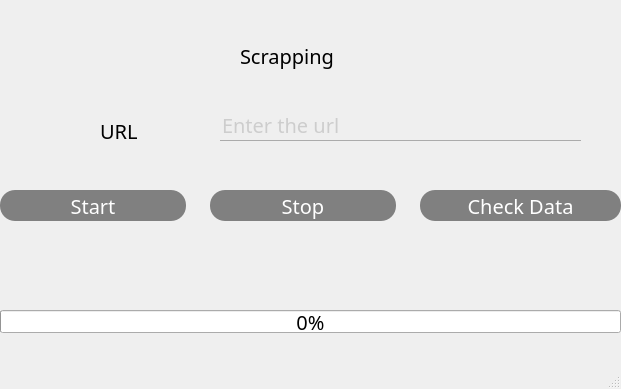
<?xml version="1.0" encoding="UTF-8"?>
<ui version="4.0">
 <class>MainWindow</class>
 <widget class="QMainWindow" name="MainWindow">
  <property name="geometry">
   <rect>
    <x>0</x>
    <y>0</y>
    <width>621</width>
    <height>389</height>
   </rect>
  </property>
  <property name="windowTitle">
   <string>MainWindow</string>
  </property>
  <property name="styleSheet">
   <string notr="true">*{

	font-family:century gothic;
	font-size:20px;
}
QPushButton{
	background:red;
	border-radius:60px
	
}
QToolButton{
	background:#FFF;
	border-radius:30px
	
}

QLabel{
	color:black;
}
QPushButton{
	color:#FFF;
	border-radius:15px;
	
}
QPushButton:hover{
	color:#FFF;
	background-color: rgb(16, 36, 212);
}
QLineEdit{
	background:transparent;
	color:rgb(171, 171, 171);
	border:none;
	border-bottom: 1px solid rgb(171, 171, 171);


}
#pushButton{
	background-color:grey;
}
#pushButton:hover{
	background-color:green;
}
#pushButton_3{
	background-color:grey;
}
#pushButton_3:hover{
	background-color:red
}
#pushButton_2{
	background-color:grey;
}
#pushButton_2:hover{
	background-color:blue;
}</string>
  </property>
  <widget class="QWidget" name="centralwidget">
   <widget class="QLineEdit" name="lineEdit">
    <property name="geometry">
     <rect>
      <x>220</x>
      <y>110</y>
      <width>361</width>
      <height>31</height>
     </rect>
    </property>
    <property name="placeholderText">
     <string>Enter the url</string>
    </property>
   </widget>
   <widget class="QLabel" name="label">
    <property name="geometry">
     <rect>
      <x>100</x>
      <y>120</y>
      <width>51</width>
      <height>21</height>
     </rect>
    </property>
    <property name="text">
     <string>URL</string>
    </property>
   </widget>
   <widget class="QLabel" name="label_2">
    <property name="geometry">
     <rect>
      <x>240</x>
      <y>40</y>
      <width>141</width>
      <height>31</height>
     </rect>
    </property>
    <property name="font">
     <font>
      <family>century gothic</family>
      <pointsize>-1</pointsize>
     </font>
    </property>
    <property name="styleSheet">
     <string notr="true"/>
    </property>
    <property name="text">
     <string>Scrapping</string>
    </property>
   </widget>
   <widget class="QPushButton" name="pushButton">
    <property name="geometry">
     <rect>
      <x>0</x>
      <y>190</y>
      <width>186</width>
      <height>31</height>
     </rect>
    </property>
    <property name="font">
     <font>
      <family>century gothic</family>
      <pointsize>-1</pointsize>
     </font>
    </property>
    <property name="styleSheet">
     <string notr="true"/>
    </property>
    <property name="text">
     <string>Start</string>
    </property>
   </widget>
   <widget class="QPushButton" name="pushButton_2">
    <property name="geometry">
     <rect>
      <x>420</x>
      <y>190</y>
      <width>201</width>
      <height>31</height>
     </rect>
    </property>
    <property name="styleSheet">
     <string notr="true"/>
    </property>
    <property name="text">
     <string>Check Data</string>
    </property>
   </widget>
   <widget class="QPushButton" name="pushButton_3">
    <property name="geometry">
     <rect>
      <x>210</x>
      <y>190</y>
      <width>186</width>
      <height>31</height>
     </rect>
    </property>
    <property name="styleSheet">
     <string notr="true"/>
    </property>
    <property name="text">
     <string>Stop</string>
    </property>
   </widget>
   <widget class="QProgressBar" name="progressBar">
    <property name="geometry">
     <rect>
      <x>0</x>
      <y>310</y>
      <width>621</width>
      <height>23</height>
     </rect>
    </property>
    <property name="value">
     <number>0</number>
    </property>
   </widget>
  </widget>
  <widget class="QStatusBar" name="statusbar"/>
 </widget>
 <resources/>
 <connections/>
</ui>
